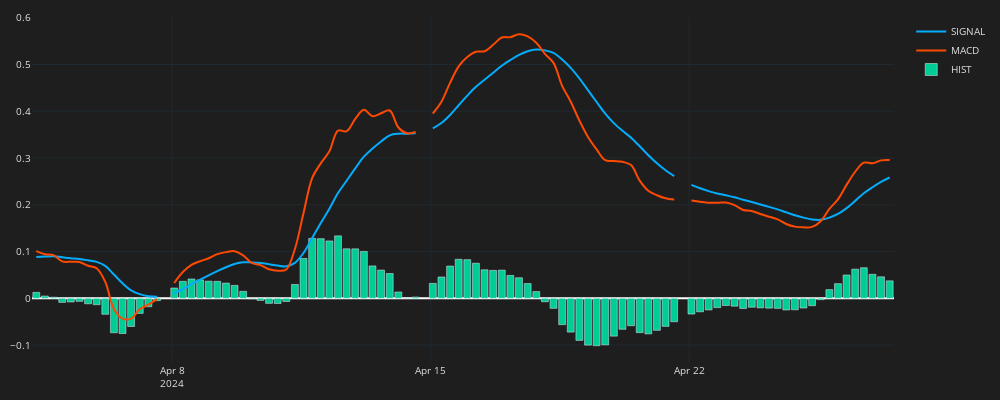

Notebook code cell kept with this figure:
### Code cell
df_plot = df.iloc[-100:]
fig = go.Figure()

fig.add_trace(go.Scatter( 
    x=df_plot.time,
    y=df_plot.SIGNAL,
    line=dict(width=2,color="#03adfc"),
    line_shape='spline',
    name='SIGNAL',
    mode='lines'
    ))        
fig.add_trace(go.Scatter( 
    x=df_plot.time,
    y=df_plot.MACD,
    line=dict(width=2,color="#fc4a03"),
    line_shape='spline',
    name='MACD',
    mode='lines'
    ))         
fig.add_trace(go.Bar( 
    x=df_plot.time,
    y=df_plot.HIST,
    name='HIST'
    ))         

fig.update_layout(width=1000,height=400,
    margin=dict(l=10,r=10,b=10,t=10),
    font=dict(size=10,color="#e1e1e1"),
    paper_bgcolor="#1e1e1e",
    plot_bgcolor="#1e1e1e")
fig.update_xaxes(
    gridcolor="#1f292f",
    showgrid=True,fixedrange=True,rangeslider=dict(visible=False),
    rangebreaks=[
        dict(bounds=["sat", "mon"])
    ]
)
fig.update_yaxes(
    gridcolor="#1f292f",
    showgrid=True
)
fig.show()
